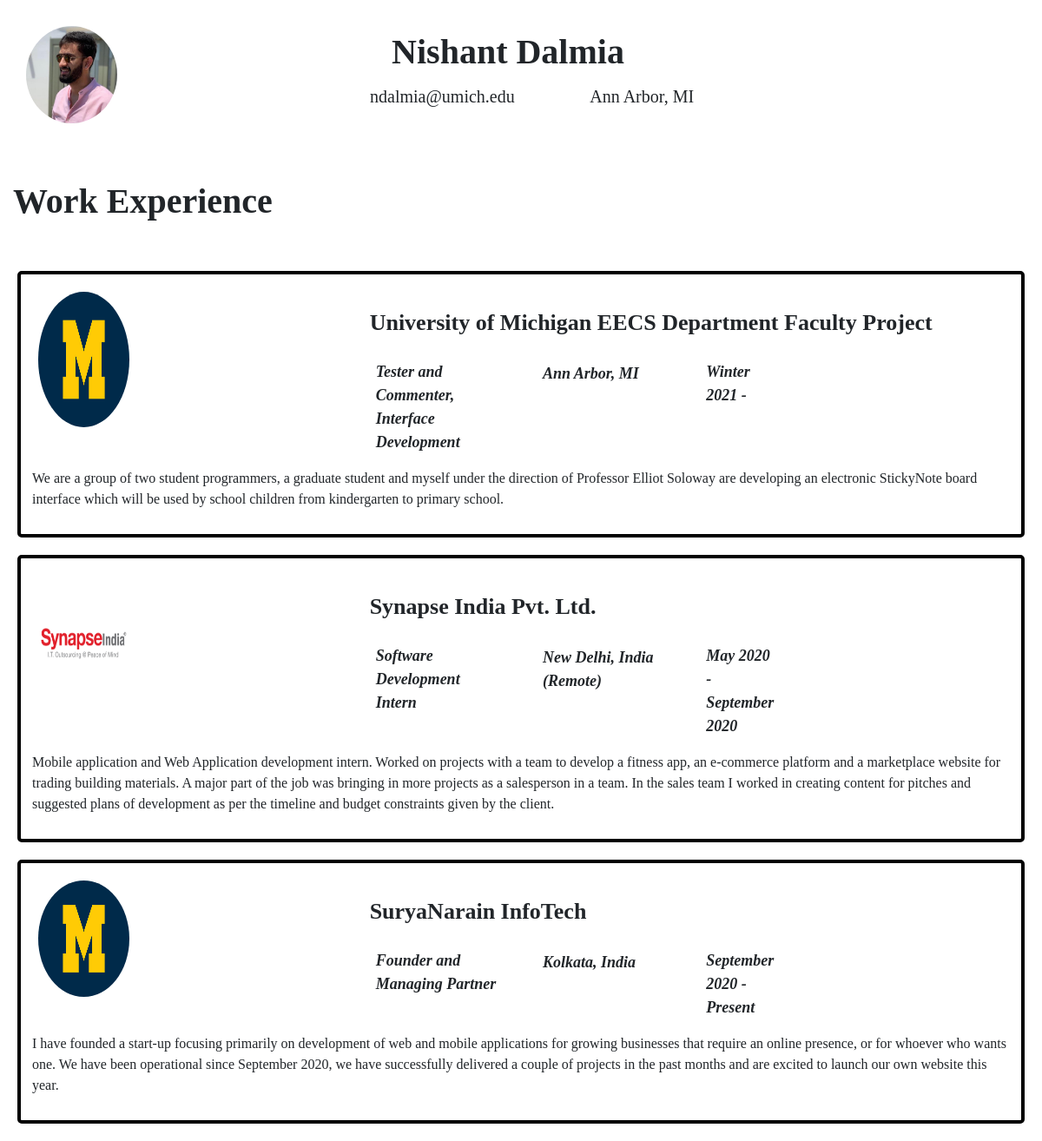
Page /work/ on the committed database.
### tables this page shows
CREATE TABLE wposts(
    wpostid INTEGER,
    filename VARCHAR(20) NOT NULL,
    company VARCHAR(40) NOT NULL,
    title VARCHAR(40) NOT NULL,
    description VARCHAR(1000) NOT NULL,
    location VARCHAR(40) NOT NULL,
    start_time VARCHAR(20) NOT NULL,
    end_time VARCHAR(20) NOT NULL,
    created DATETIME DEFAULT CURRENT_TIMESTAMP,
    PRIMARY KEY(wpostid)
);

### ndalmia/views/work.py (the view)
@ndalmia.app.route('/work/', methods=['GET', 'POST'])
def work():
    connection = ndalmia.model.get_db()
    cur = connection.execute("SELECT * FROM wposts")
    wposts = cur.fetchall()
    for wpost in wposts:
        wpost['image_url'] = "/uploads/" + wpost['filename']
    admin_logged_in = 'admin' in request.cookies
    context = {'admin_logged_in': admin_logged_in,
               'name': "Nishant Dalmia",
               'email': "ndalmia@umich.edu",
               'location': "Ann Arbor, MI",
               'wposts': wposts}
    return render_template('work.html', **context)

### ndalmia/model.py (called while the page is built)
def dict_factory(cursor, row):
    return {col[0]: row[idx] for idx, col in enumerate(cursor.description)}

def get_db():
    if 'sqlite_db' not in flask.g:
        db_filename = ndalmia.app.config['DATABASE_FILENAME']
        flask.g.sqlite_db = sqlite3.connect(str(db_filename))
        flask.g.sqlite_db.row_factory = dict_factory
        flask.g.sqlite_db.execute("PRAGMA foreign_keys = ON")
    return flask.g.sqlite_db

### ndalmia/templates/work.html (shortened to what this page needs)
<!DOCTYPE html>
<html lang="en">
  <head>
    <link rel="stylesheet" href="/static/css/style.css">
    <link rel="stylesheet" href="https://stackpath.bootstrapcdn.com/bootstrap/4.3.1/css/bootstrap.min.css">
  </head>
  <body>
    <div class="row heading">
      <div class="col-md-4">
        <a href="/" > <img class="head_icon" src="/static/images/ndalmia_casual_icon.jpg" /> </a>
      </div>
      <div class="col-md-8">
        <div class="row">
          <div class="name"> {{name}} </div>
        </div>
        <div class="row">
          <div class="col-md-4">
            <div class="emailocation"> {{email}} </div>
          </div>
          <div class="col-md-4">
            <div class="emailocation"> {{location}} </div>
          </div>
        </div>
      </div>
    </div>
    <div class="row subheading"> Work Experience </div>
    {% for wpost in wposts %}
    <div class="edupost">
      <div class="row">
        <div class="col-md-4">
          <img class="icon" src="{{wpost.image_url}}" alt="inst_img" />
        </div>
        <div class="col-md-8">
          <div class="row">
            <div class="company"> {{wpost.company}} </div>
          </div>
          <div class="row">
            <div class="col-md-3">
              <div class="title">{{wpost.title}} </div>
            </div>
            <div class="col-md-3">
              <div class="location">{{wpost.location}} </div>
            </div>
            <div class="col-md-2">
              <div class="time"> {{wpost.start_time}} - {{wpost.end_time}} </div>
            </div>
          </div>
        </div>
      </div>
      <div class="row">
        <div class="description"> {{wpost.description}} </div>
      </div>
    </div>
    {% endfor %}
  </body>
</html>

### ndalmia/static/css/style.css (style rules this page uses)
.heading { border: 30px; padding: 30px; height: 60%; width: 100%; }
.head_icon { height: 100%; width: 30%; align-content: center; border-radius: 50% }
.name { width: 50%; height: 50px; align-content: center; text-align: center; font-family: "Times New Roman", Times, serif; font-weight: bold; font-size: 40px; }
.emailocation { font-family: "Times New Roman", Times, serif; font-size: 20px; padding: 16px; }
.subheading { border: 30px; padding: 30px; font-family: "Times New Roman", Times, serif; font-weight: bold; font-size: 40px; align-content: center; }
.icon { height: 80%; width: 30%; align-content: center; border-radius: 50% }
.company { padding: 16px; font-family: "Times New Roman", Times, serif; font-size: 26px; font-weight: bold; }
.title { padding: 8px; font-family: "Times New Roman", Times, serif; font-size: 18px; font-weight: bold; font-style: italic; }
.location { padding: 10px; font-family: "Times New Roman", Times, serif; font-size: 18px; font-weight: bold; font-style: italic; }
.time { padding: 8px; font-family: "Times New Roman", Times, serif; font-size: 18px; font-weight: bold; font-style: italic; }
.description { padding: 8px; font-family: "Times New Roman", Times, serif; font-size: 16px; }
.edupost { padding: 20px; border: 4px solid black; border-radius: 5px; margin: 20px; height: 40% width: 100% }

### rows in the picture
wposts: location "Ann Arbor, MI", company "University of Michigan EECS Department Faculty Project", title "Tester and Commenter, Interface Development", start_time "Winter 2021", description "We are a group of two student programmers, a graduate student and myself under the direction of Professor Elliot Soloway are developing an electronic StickyNote board interface which will be used by school children from kindergarten to primary school."
wposts: shows a picture, company "Synapse India Pvt. Ltd.", title "Software Development Intern", location "New Delhi, India (Remote)", start_time "May 2020", end_time "September 2020", description "Mobile application and Web Application development intern. Worked on projects with a team to develop a fitness app, an e-commerce platform and a marketplace website for trading building materials. A major part of the job was bringing in more projects as a salesperson in a team. In the sales team I worked in creating content for pitches and suggested plans of development as per the timeline and budget constraints given by the client."
wposts: company "SuryaNarain InfoTech", title "Founder and Managing Partner", location "Kolkata, India", start_time "September 2020", end_time "Present", description "I have founded a start-up focusing primarily on development of web and mobile applications for growing businesses that require an online presence, or for whoever who wants one. We have been operational since September 2020, we have successfully delivered a couple of projects in the past months and are excited to launch our own website this year."

### other values in the picture
{{ name }} "Nishant Dalmia"
{{ email }} "ndalmia@umich.edu"
